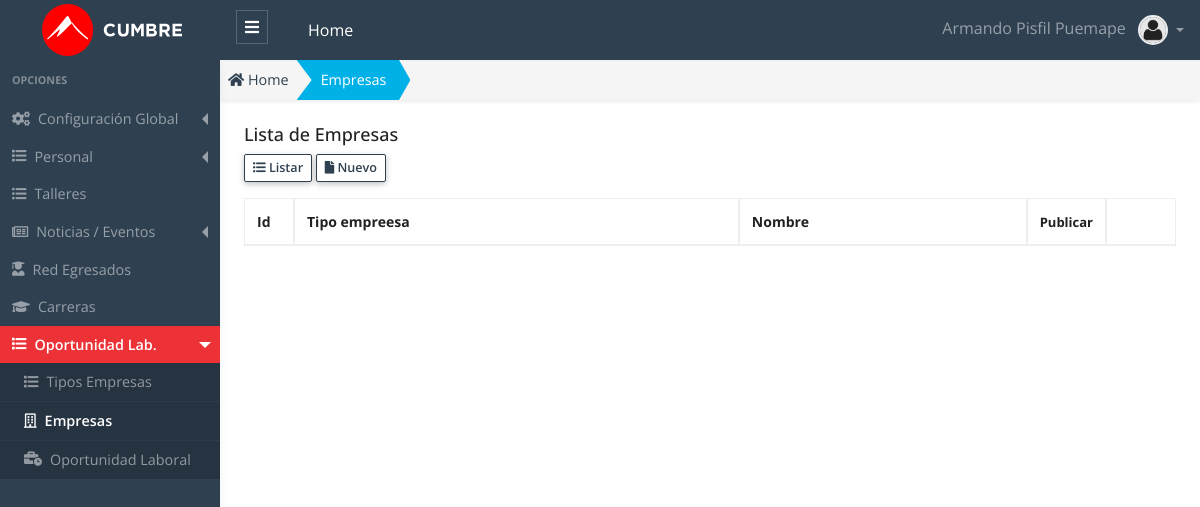
The page /public/admin/empresa/empresa.php (signed in) on the database as committed earlier.
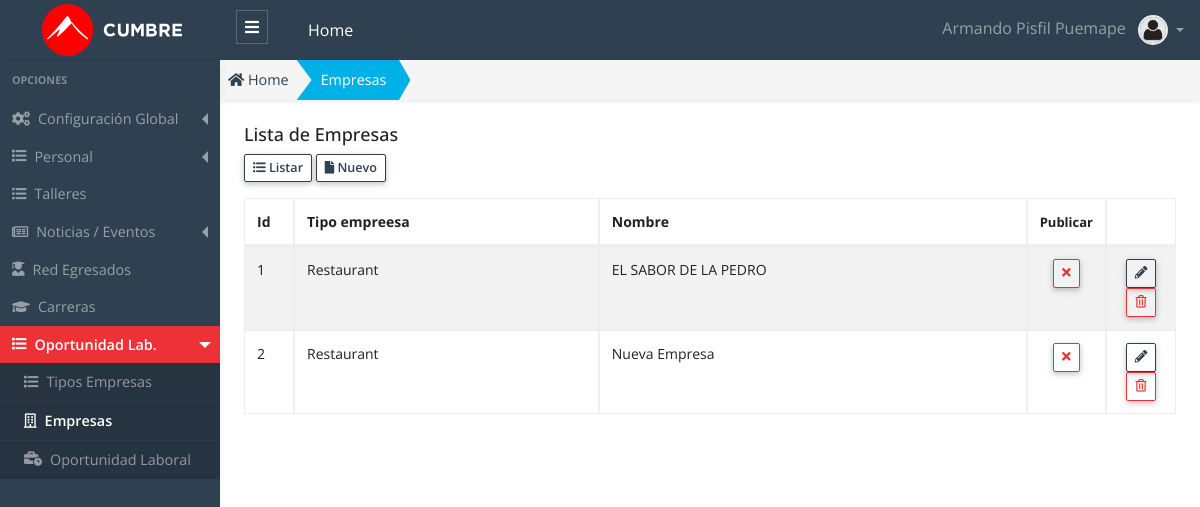
The same page on the database as committed later.
### tables this page shows
CREATE TABLE `empresa` (
  `empresa_id` int(10) unsigned NOT NULL AUTO_INCREMENT,
  `tipo_empresa_id` int(10) unsigned NOT NULL,
  `nombre` varchar(255) NOT NULL DEFAULT '',
  `descripcion` text,
  `imagen` varchar(255) NOT NULL DEFAULT '',
  `publicar` char(1) DEFAULT 'S',
  `estado` tinyint(4) NOT NULL DEFAULT '1',
  `created_up` timestamp NULL DEFAULT CURRENT_TIMESTAMP ON UPDATE CURRENT_TIMESTAMP,
  PRIMARY KEY (`empresa_id`)
);

CREATE TABLE `tipo_empresa` (
  `tipo_empresa_id` int(10) unsigned NOT NULL AUTO_INCREMENT,
  `descripcion` varchar(255) NOT NULL,
  `glosa` varchar(255) NOT NULL DEFAULT '',
  `estado` tinyint(4) unsigned DEFAULT '1',
  `created_up` timestamp NULL DEFAULT CURRENT_TIMESTAMP ON UPDATE CURRENT_TIMESTAMP,
  PRIMARY KEY (`tipo_empresa_id`)
);

### public/app/database/Connection.php (called while the page is built, shortened)
<?php
Class Connection
{
  protected $db_host   = 'localhost';
  protected $db_user   = 'root';
  protected $db_pass   = '';
  protected $db_name   = 'escuelac_w_ne16';
  protected $db_port   = '3306';
  protected $db_driver = 'mysql';
  protected $query  = '';
  protected $conn   = null  ;
  private function openConnection()
  {
    $str_conn = $this->db_driver.":host=".$this->db_host.";port=".$this->db_port.";dbname=" .$this->db_name;
    $this->conn = new PDO($str_conn,$this->db_user,$this->db_pass);
    $this->conn->setAttribute(PDO::ATTR_ERRMODE, PDO::ERRMODE_EXCEPTION);
    $this->conn->query("SET NAMES 'utf8'");
    return $this->conn ;
  }
  protected function executeQuery()
  {
    $stm = $this->conn->prepare($this->query);
    $this->status = $stm->execute() ;
    if($this->status)
    {
      $column_count = $stm->columnCount() ;
      if ($column_count > 0)
      {
        $rows  = $stm->fetchAll(PDO::FETCH_ASSOC) ;
      }
    }
  }
}

### public/app/models/Empresa.php (called while the page is built, shortened)
<?php
class Empresa extends Connection {
  public function getAll()
  {
    try{
      $this->query = "SELECT
                        empresa.* ,
                        tipo_empresa.descripcion AS tipo_empresa
                      FROM empresa
                      INNER JOIN tipo_empresa ON tipo_empresa.tipo_empresa_id = empresa.tipo_empresa_id ; ";
      $this->executeQuery();
      $data = $this->rows ;
      return $data;
    }catch(exception $e){
      throw new Exception($e->getMessage());
    }
  }
}

### public/app/controllers/EmpresaController.php (called while the page is built, shortened)
<?php
 class EmpresaController
{
  public function getAll()
  {
    try
    {
      $empresa  = new Empresa();
      $data = $empresa->getAll();
      return $data ;
    }
    catch (Exception $e)
    {
      throw new Exception($e->getMessage());
    }
  }
}

### public/admin/empresa/empresa.php (the view, shortened to what the changed rows need)
<?php
    $empresa_controller = new EmpresaController();
    $data = $empresa_controller->getAll();
?>
<!DOCTYPE html>
<html lang="es">
<head>
  <?php
    require_once "../layout/head_links.phtml";
  ?>
</head>
<body>
  <div class="app-wrap">
    <main role="main" class="main">
      <div class="container-full p-2 fs-x-14">
        <div class="row">
          <div class="col-12">
            <div class="table-responsive">
            <table id="dataTableList" class="table table-striped table-bordered" style="width:100%">
              <thead>
                <tr>
                  <th width="50">Id </th>
                  <th>Tipo empreesa </th>
                  <th>Nombre </th>
                  <th width="50" class="fs-x-13"> Publicar </th>
                  <th width="70"></th>
                </tr>
              </thead>
              <tbody>
                <?php foreach ($data as &$row) {?>
                  <?php
                    $classBtn = "" ;
                    $title    = "" ;
                    $icon_pub = "" ;
                    if(!empty($row["publicar"])){
                      if($row["publicar"] == "S"){
                        $classBtn =  "btn-outline-danger";
                        $title = "Desactivar/Ocultar" ;
                        $icon_pub = '<i class="fas fa-times"></i>';
                      }
                      else {
                        $classBtn =  "btn-outline-success";
                        $title = "Publicar" ;
                        $icon_pub = '<i class="fas fa-check"></i>';
                      }
                    }
                    $title_estado   = "";
                    $class_estado   = "";
                    $class_disabled = "";
                    if($row["estado"] == 1)
                    {
                      $title_estado = "Eliminar" ;
                    }
                    else
                    {
                      $title_estado   = "Recuperar" ;
                      $class_estado   = "row-disabled";
                      $class_disabled = "is-disabled";
                    }
                  ?>
                <tr class="<?php echo $class_estado ;?>" >
                  <td> <?php echo $row["empresa_id"] ?> </td>
                  <td> <?php echo $row["tipo_empresa"] ?> </td>
                  <td> <?php echo $row["nombre"] ?> </td>
                  <td class="text-center">
                    <button onclick="modalPublicar(<?php echo $row['empresa_id'] ?>, `<?php echo $row['tipo_empresa_id'] ?>` ,`<?php echo $title ?>`, `<?php echo $row['publicar'] ?>`);" class="btn btn-sm lh-1 btn-table <?php echo $classBtn.' ' .$class_disabled; ; ?> " title="<?php echo $title; ?>" >
                    <?php echo $icon_pub ;?>
                    </button>
                  </td>
                  <td class="text-center">
                    <a class="btn btn-outline-primary btn-sm lh-1 btn-table <?php echo $class_disabled ; ?>" href="admin/empresa/editar.php?id=<?php echo $row["empresa_id"] ?>" title="Editar">
                    <i class="fas fa-pencil-alt"></i>
                    </a>
                    <button class="btn btn-outline-danger btn-sm lh-1 btn-table" onclick="modalDelete(<?php echo $row["empresa_id"] ?>, `<?php echo $row['tipo_empresa_id'] ?>`,`<?php echo $title_estado ?>`,`<?php echo $row['estado'] ?>`);" title="<?php echo $title_estado ;?>">
                    <i class="far fa-trash-alt"></i>
                    </button>
                  </td>
                </tr>
                <?php }?>
              </tbody>
            </table>
            </div>
          </div>
        </div>
      </div>
    </main>
  </div>
  <?php require_once "../layout/datatables.phtml"?>
</body>
</html>

Rows that differ between the two databases and show on the page:
added empresa: empresa_id "1", tipo_empresa.descripcion "Restaurant", nombre "EL SABOR DE LA PEDRO", publicar "S" (drawn)
added empresa: empresa_id "2", tipo_empresa.descripcion "Restaurant", nombre "Nueva Empresa", publicar "S" (drawn)
